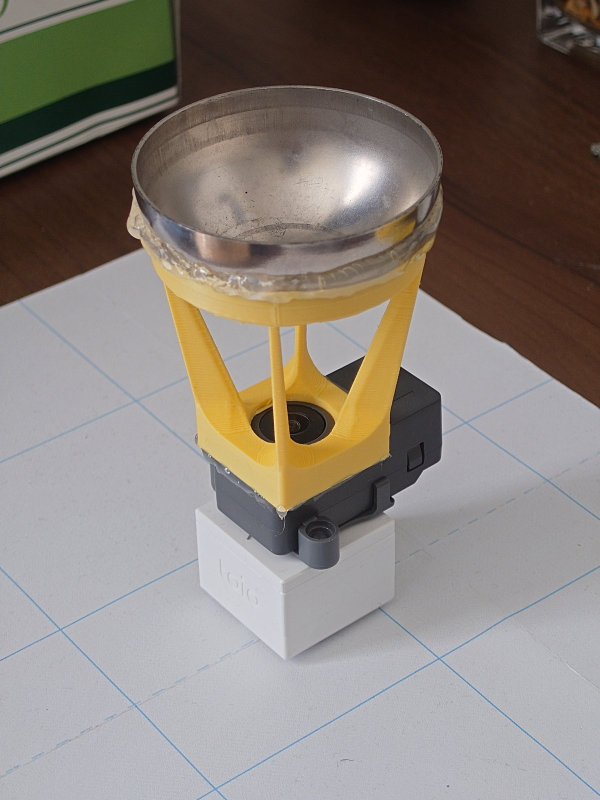
#> input picture figs/robot.jpg, 1200 x 1600 px (shown at 1/2 size)
$ python -i omni_common.py   (imports and definitions only)
#> lines starting #> are read from the running program, lines starting #| are printed output that depends on the picture
#> further down, picture is the input picture: shape (1600, 1200, 3); mean B, G, R 122.1, 129, 137.1
#!/usr/bin/env python3
"""Shared pieces for the omnidirectional range sensor tools.

Frame sources, the annulus -> panorama unwrapping, the calibration file and the
ignore mask all live here so the viewer, the mask editor and the range scanner
agree on exactly one definition of each.

Conventions
-----------
Calibration pixel coordinates are whatever resolution the calibration was taken
at (VGA by default); `Calib.scaled_to()` rescales them for a larger frame.

With the calibration this project uses (`theta0=90, ccw=true`) a panorama
*column angle* is the ROS bearing directly: x forward, CCW positive.

Panorama row 0 is the inner edge of the annulus (near the robot) and the last
row is the outer edge (far), unless `flip_radial` is set.
"""

import json
import os
import threading
import time
import urllib.request

import cv2
import numpy as np

CALIB_DIR = os.path.join(os.path.dirname(os.path.abspath(__file__)), "..", "calib")
DEFAULT_CALIB = os.path.join(CALIB_DIR, "mirror_calib.json")
DEFAULT_MASK = os.path.join(CALIB_DIR, "ignore_mask.png")

N_RAYS = 72
RAY_STEP_DEG = 360.0 / N_RAYS
PANO_W = 720          # 0.5 deg per column; 10 columns per measurement direction
PANO_H = 200


# ----------------------------------------------------------------- sources ---

class MjpegStream:
    """Reads a multipart MJPEG stream in a thread, keeping only the newest frame.

    cv2.VideoCapture can open these URLs but buffers several frames, which makes
    the overlay lag behind the mirror while you are aiming it.
    """

    # [55 lines left out: functions __init__, _run, not called in this run]

    def read(self):
        with self._lock:
            return None if self._frame is None else self._frame.copy()

    # [10 lines left out: function release, not called in this run]


class StillPoller:
    """Polls /still instead of holding one long MJPEG connection.

    Every frame is an independent request, so a dropped packet costs one frame
    rather than the whole session. Slower, but it is the option that survives a
    congested 2.4 GHz link.
    """

    # [25 lines left out: functions __init__, _run, not called in this run]

    def read(self):
        with self._lock:
            return None if self._frame is None else self._frame.copy()

    def release(self):
        self._stop.set()
        self._thread.join(timeout=2.0)


class FileSource:
    """A still image or a video file / device, behind the same read() API."""

    # [20 lines left out: functions __init__, read, not called in this run]

    def release(self):
        if self.cap is not None:
            self.cap.release()


# [42 lines left out: functions add_source_args, open_source, first_frame, not called in this run]


# --------------------------------------------------------- camera framesize ---

# The esp32-camera framesize enum, as of the version arduino-esp32 3.3.7 ships.
# Two things make this worth spelling out rather than passing a bare number:
# the values move between library versions (VGA is 10 here, 8 on older ones),
# and several modes are a crop of the sensor rather than a scaled view of the
# same field. A calibration does not carry across either change, so a tool that
# selects a size has to check what actually came back.
#   name, width, height, is_crop
FRAMESIZES = {
    5:  ("240X240",  240,  240, True),
    6:  ("QVGA",     320,  240, False),
    7:  ("320X320",  320,  320, True),
    8:  ("CIF",      400,  296, False),
    9:  ("HVGA",     480,  320, True),
    10: ("VGA",      640,  480, False),
    11: ("SVGA",     800,  600, False),
    12: ("XGA",     1024,  768, False),
    13: ("HD",      1280,  720, True),
    14: ("SXGA",    1280, 1024, True),
    15: ("UXGA",    1600, 1200, False),
}


# [86 lines left out: functions add_framesize_arg, source_host, set_framesize, first_frame_at, not called in this run]


# ------------------------------------------------------------- calibration ---

class Calib:
    # [65 lines left out: functions __init__, to_dict, from_dict, scaled_to, angles_deg, radius_of_row and 1 more, not called in this run]


def load_calib(path=DEFAULT_CALIB):
    with open(path) as f:
        return Calib.from_dict(json.load(f))


# [19 lines left out: functions save_calib, build_maps, not called in this run]


def unwrap(frame, map_x, map_y):
    return cv2.remap(frame, map_x, map_y, cv2.INTER_LINEAR,
                     borderMode=cv2.BORDER_CONSTANT, borderValue=(0, 0, 0))


# [8 lines left out: function coverage, not called in this run]


def col_to_bearing(col, width=PANO_W):
    """Panorama column -> bearing in degrees, wrapped to (-180, 180]."""
    return (col * 360.0 / width + 180.0) % 360.0 - 180.0


def bearing_to_col(deg, width=PANO_W):
    return int(round((deg % 360.0) * width / 360.0)) % width


# ------------------------------------------------------------- ignore mask ---

# [15 lines left out: function load_mask, not called in this run]


def save_mask(mask, path=DEFAULT_MASK):
    os.makedirs(os.path.dirname(os.path.abspath(path)), exist_ok=True)
    cv2.imwrite(path, (mask.astype(np.uint8) * 255))


# [79 lines left out: functions auto_mask, holder_mask, far_mask, not called in this run]


# ------------------------------------------------------------- range fit ---

DEFAULT_RANGE_FIT = os.path.join(CALIB_DIR, "range_fit.json")


class RangeFit:
    """radius (calibration px) -> distance (cm), from fit_range.py.

    r = a + b*arctan(d/c), so d = c*tan((r-a)/b). The arctan saturates at the
    horizon, which is what makes radii past the mirror rim come back as NaN
    instead of some large but finite number.
    """

    # [79 lines left out: functions __init__, matches, load, distance_cm, extrapolated, draw_overlay and 1 more, not called in this run]


def auto_circle(frame):
    """Rough guess at the mirror rim: the strongest Hough circle in the frame."""
    gray = cv2.cvtColor(frame, cv2.COLOR_BGR2GRAY)
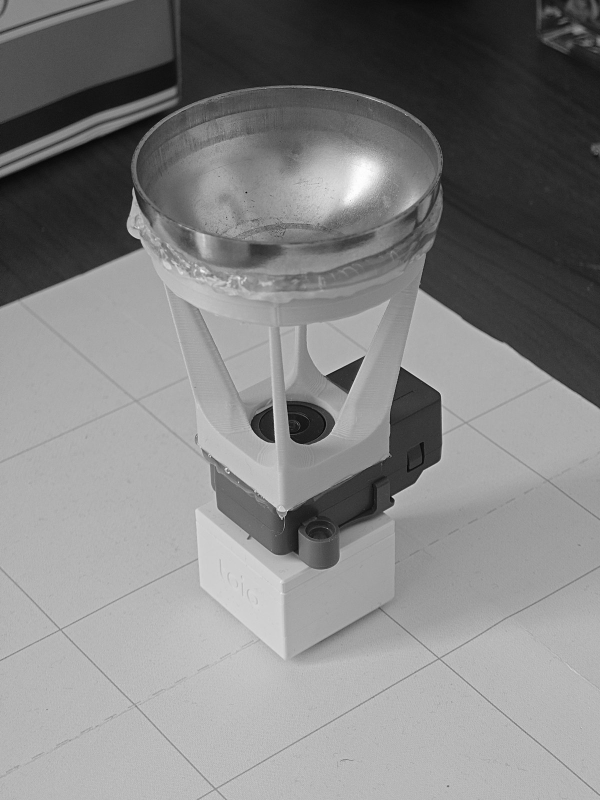
#> gray: shape (1600, 1200) (shown at 1/2 size); min 2, max 255, mean 130.6
    gray = cv2.medianBlur(gray, 5)
    h, w = gray.shape
#> h = 1600; w = 1200
    circles = cv2.HoughCircles(gray, cv2.HOUGH_GRADIENT, dp=2,
                               minDist=min(h, w) // 2,
                               param1=120, param2=60,
                               minRadius=int(min(h, w) * 0.15),
                               maxRadius=int(min(h, w) * 0.55))
#> circles = [[543, 795, 628], [563, 107, 442.8], [891, 1301, 396.8], [1193, 729, 654.4], [289, 1389, 237]]
    if circles is None:
        return None
    x, y, r = circles[0][0]
#> x = 543; y = 795; r = 628
    return float(x), float(y), float(r)

>>> import cv2
>>> picture = cv2.imread('../figs/robot.jpg')
>>> result = auto_circle(picture)
#> result = (543, 795, 628)
